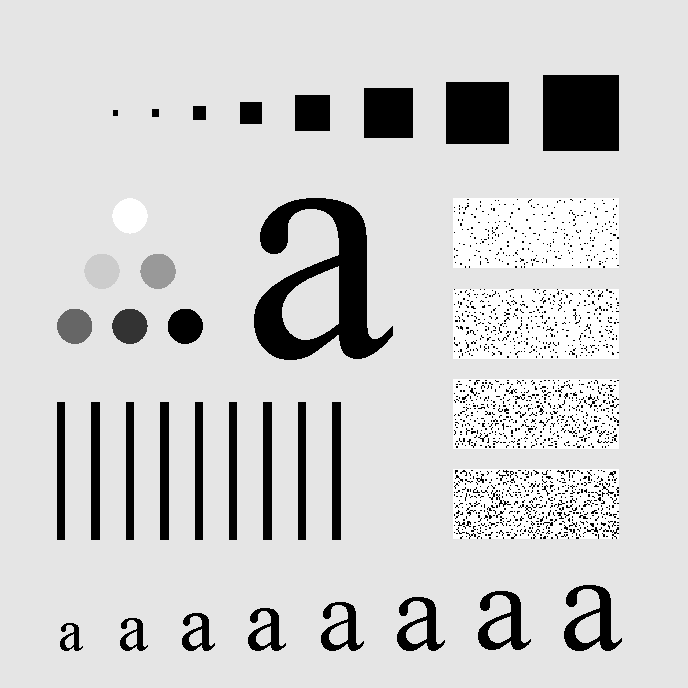
#> input picture photos/Characters Test Pattern 688x688.tif, 688 x 688 px
$ jupyter execute a-average-and-median-spatial-filters.ipynb
#> lines starting #> are read from the running program, lines starting #| are printed output that depends on the picture; after the words box and inside, x2 and y2 are one past the last pixel; in counts of white or black regions, pixels touching at a corner belong together; long printed decimals are rounded
[cell 1]
import cv2
import numpy as np
import matplotlib.pyplot as plt

[cell 2]
originalImage = cv2.imread("../photos/Characters Test Pattern 688x688.tif", cv2.IMREAD_GRAYSCALE)
#> originalImage is the input picture: shape (688, 688); min 0, max 255, mean 207.3
#originalImage = cv2.resize(originalImage, (512, 512))

[cell 3]
def addSaltPeperNoise(image, saltRatio, pepperRatio):
    noisyImage = image.copy()
    numOfPixels = image.size
    numOfSaltPixels = int(saltRatio * numOfPixels)
    numOfPepperPixels = int(pepperRatio * numOfPixels)

    for i in range(numOfSaltPixels):
        x, y = np.random.randint(0, noisyImage.shape) # (row, col) = (512, 512)
        noisyImage[x][y] = 255

    for i in range(numOfPepperPixels):
        x, y = np.random.randint(0, noisyImage.shape) # (row, col) = (512, 512)
        noisyImage[x][y] = 0

    return noisyImage

[cell 4]
def averageFilter(image, kernelSize):
    padSize = kernelSize // 2
    paddedImage = np.pad(image, (padSize, padSize), mode='constant')

    filteredImage = np.zeros_like(image)

    for i in range(image.shape[0]):
        for j in range(image.shape[1]):
            kernelRegion = paddedImage[i: i+kernelSize, j: j+kernelSize]
            average = np.mean(kernelRegion)
            filteredImage[i, j] = average

    return filteredImage

[cell 5]
def medianFilter(image, kernelSize):
    padSize = kernelSize // 2
    paddedImage = np.pad(image, (padSize, padSize), mode='constant')

    filteredImage = np.zeros_like(image)

    for i in range(image.shape[0]):
        for j in range(image.shape[1]):
            kernelRegion = paddedImage[i: i+kernelSize, j: j+kernelSize]
            median = np.median(kernelRegion)
            filteredImage[i, j] = median

    return filteredImage

[cell 6]
def calcPNSR(originalImage, degradedImage): #Peak Signal-to-Noise Ratio
    mse = np.mean((originalImage - degradedImage) ** 2) # Mean Squared Error (MSE)
    if mse == 0:
        return np.inf
    maxPixelValue = 255.0
    pnsrValue = 20 * np.log10(maxPixelValue / np.sqrt(mse))
    return round(pnsrValue, 2)

[cell 7]
def compute_psnr(image1, image2):
    image1, image2 = np.float64(image1), np.float64(image2)
    mse = np.mean((image1 - image2) ** 2)
    if mse == 0:
        return float('inf')
    psnr = 20 * np.log10(255.0) - 10 * np.log10(mse)

    print(f"comute pnsr: {20 * np.log10(255.0 / np.sqrt(mse))}")

    return round(psnr, 2)

[cell 8]
plt.figure(figsize=(10, 10))

plt.subplot(2, 2, 1)
plt.imshow(originalImage, cmap='gray')
plt.title(f"Original Image (PNSR={calcPNSR(originalImage, originalImage)})")
#> in calcPNSR, `mse = np.mean((originalImage - degradedImage) ** 2)`: mse = 0

noisyImage = addSaltPeperNoise(originalImage, 0.05, 0.15)
#> after the loop in addSaltPeperNoise, `for i in range(numOfSaltPixels):`:
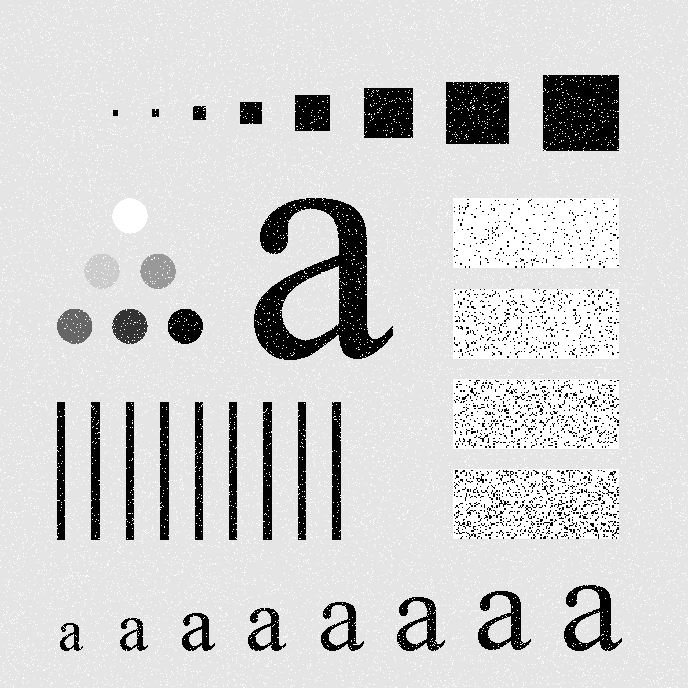
#> noisyImage: shape (688, 688); 4.44% of pixels changed, all inside (x1, y1, x2, y2) = (0, 0, 688, 688)
#> after the loop in addSaltPeperNoise, `for i in range(numOfPepperPixels):`:
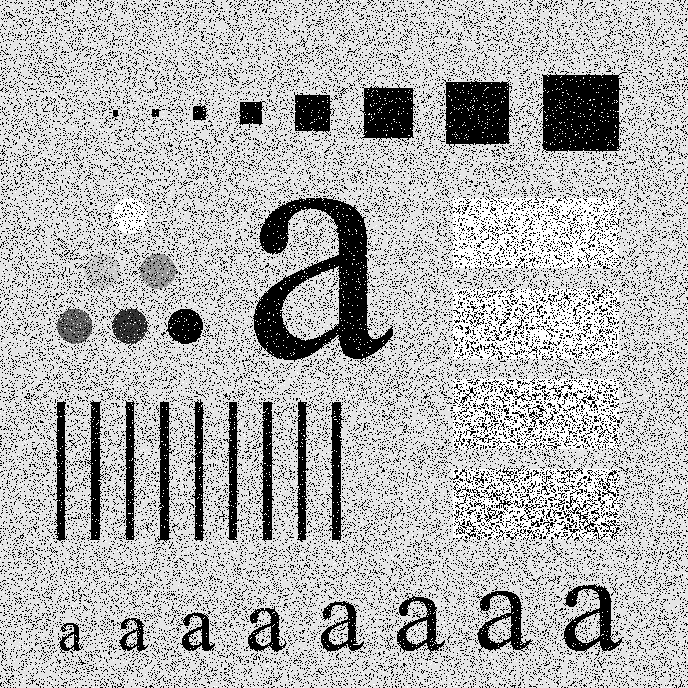
#> noisyImage: shape (688, 688); 12.59% of pixels changed, all inside (x1, y1, x2, y2) = (0, 0, 688, 688)
plt.subplot(2, 2, 2)
plt.imshow(noisyImage, cmap='gray')
plt.title(f"Noisy Image (Salt & Pepper) (PNSR={calcPNSR(originalImage, noisyImage)})")

averageFilteredImage = averageFilter(noisyImage, 5)
#> in averageFilter, `paddedImage = np.pad(image, (padSize, padSize), mode='constant')`:
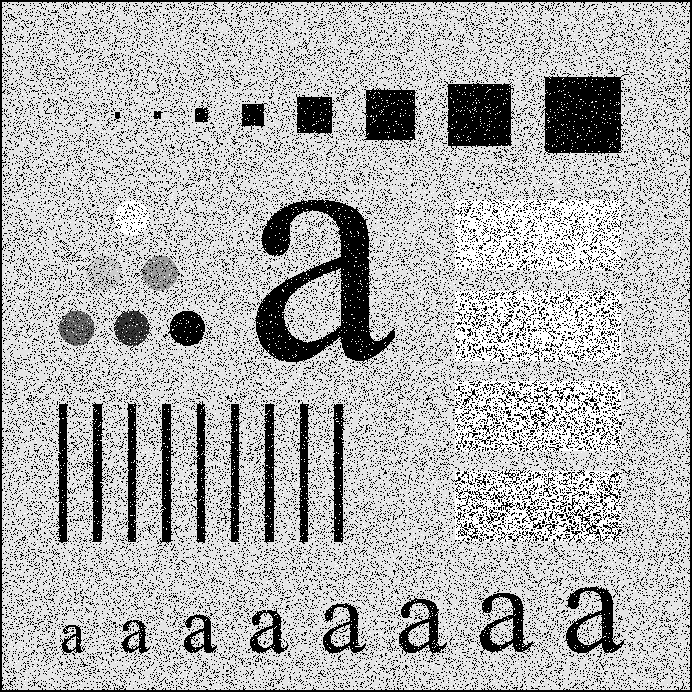
#> paddedImage: shape (692, 692); min 0, max 255, mean 178.4
#> after the loop in averageFilter, `for i in range(image.shape[0]):`:
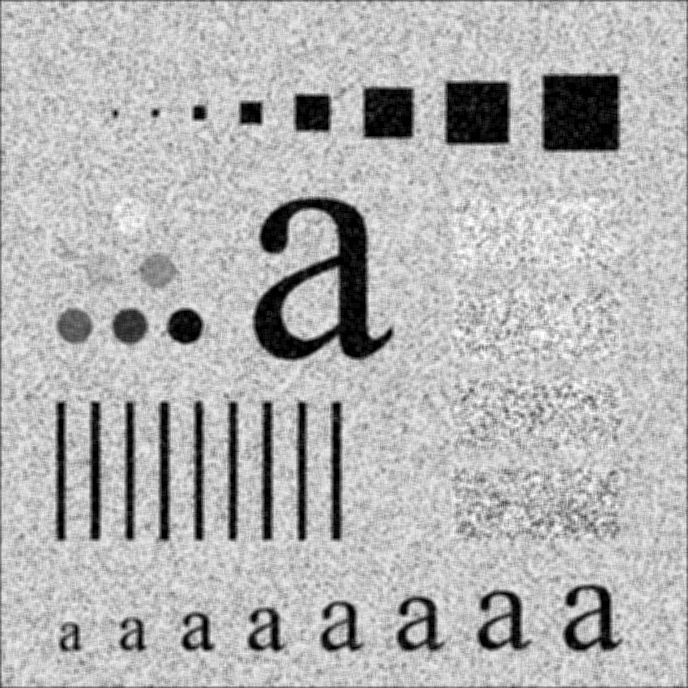
#> filteredImage: shape (688, 688); min 0, max 255, mean 179.3
plt.subplot(2, 2, 3)
plt.imshow(averageFilteredImage, cmap='gray')
plt.title(f"Average Filtered Image (PNSR={calcPNSR(originalImage, averageFilteredImage)})")

medianFilteredImage = medianFilter(noisyImage, 5)
#> after the loop in medianFilter, `for i in range(image.shape[0]):`:
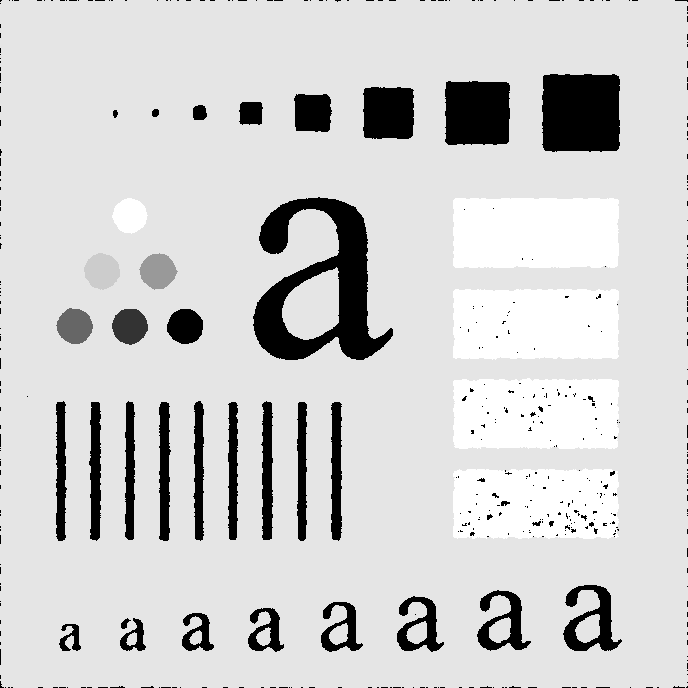
#> filteredImage: shape (688, 688); min 0, max 255, mean 208.6
plt.subplot(2, 2, 4)
plt.imshow(medianFilteredImage, cmap='gray')
plt.title(f"Median Filtered Image (PNSR={calcPNSR(originalImage, medianFilteredImage)})")

[cell 9]
plt.figure(figsize=(10, 10))

plt.subplot(2, 2, 1)
plt.imshow(originalImage, cmap='gray')
plt.title(f"Original Image (PNSR={calcPNSR(originalImage, originalImage)})")

noisyImage = addSaltPeperNoise(originalImage, 0.05, 0.15)
#> call 2 of addSaltPeperNoise, with saltRatio = 0.05, pepperRatio = 0.15
#> after the loop in addSaltPeperNoise (call 2), `for i in range(numOfSaltPixels):`:
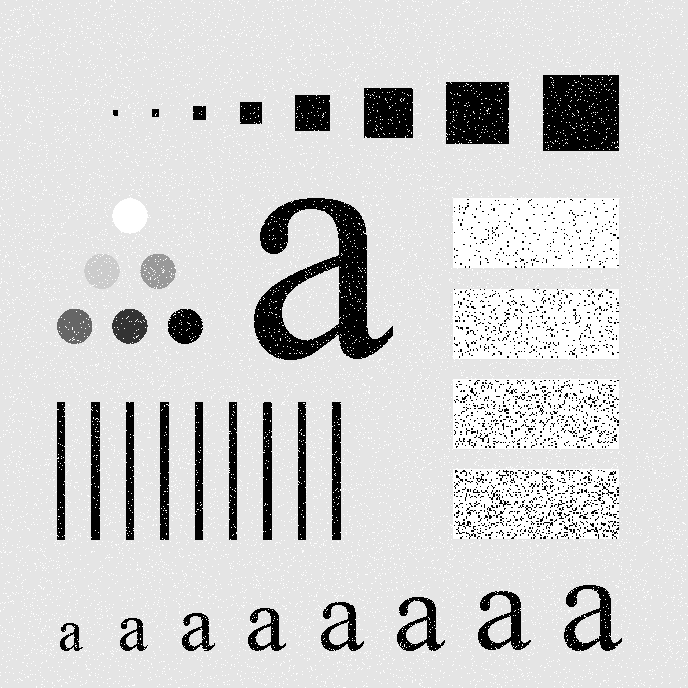
#> noisyImage: shape (688, 688); 4.43% of pixels changed, all inside (x1, y1, x2, y2) = (0, 0, 688, 688)
#> after the loop in addSaltPeperNoise (call 2), `for i in range(numOfPepperPixels):`:
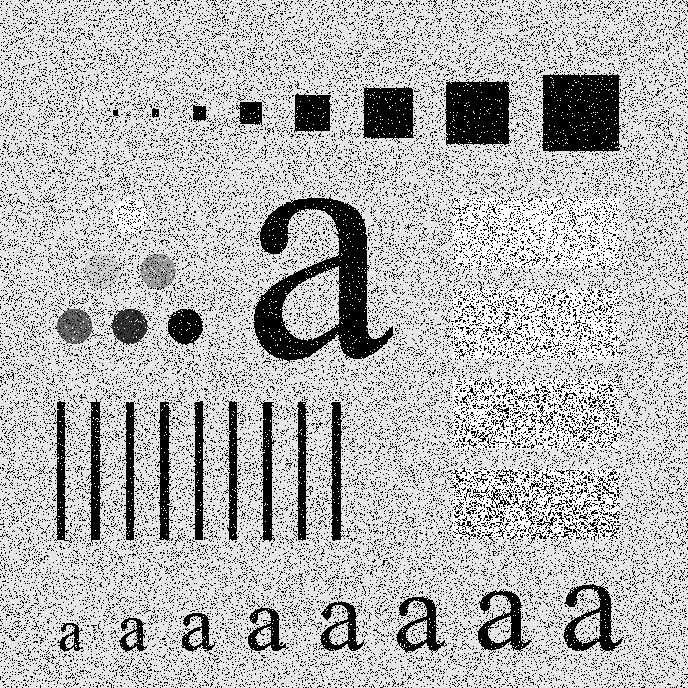
#> noisyImage: shape (688, 688); 12.54% of pixels changed, all inside (x1, y1, x2, y2) = (0, 0, 688, 688)
plt.subplot(2, 2, 2)
plt.imshow(noisyImage, cmap='gray')
plt.title(f"Noisy Image (Salt & Pepper) (PNSR={compute_psnr(originalImage, noisyImage)})")
#> in compute_psnr, `mse = np.mean((image1 - image2) ** 2)`: mse = 6957.4
#> in compute_psnr, `psnr = 20 * np.log10(255.0) - 10 * np.log10(mse)`: psnr = 9.71
#| comute pnsr: 9.706

averageFilteredImage = averageFilter(noisyImage, 5)
#> call 2 of averageFilter, with kernelSize = 5
#> in averageFilter (call 2), `paddedImage = np.pad(image, (padSize, padSize), mode='constant')`:
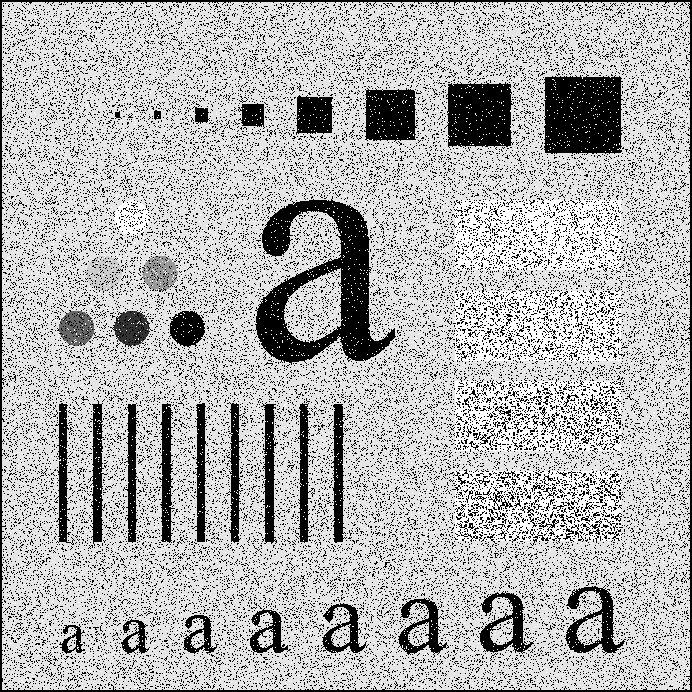
#> paddedImage: shape (692, 692); min 0, max 255, mean 178.4
#> after the loop in averageFilter (call 2), `for i in range(image.shape[0]):`:
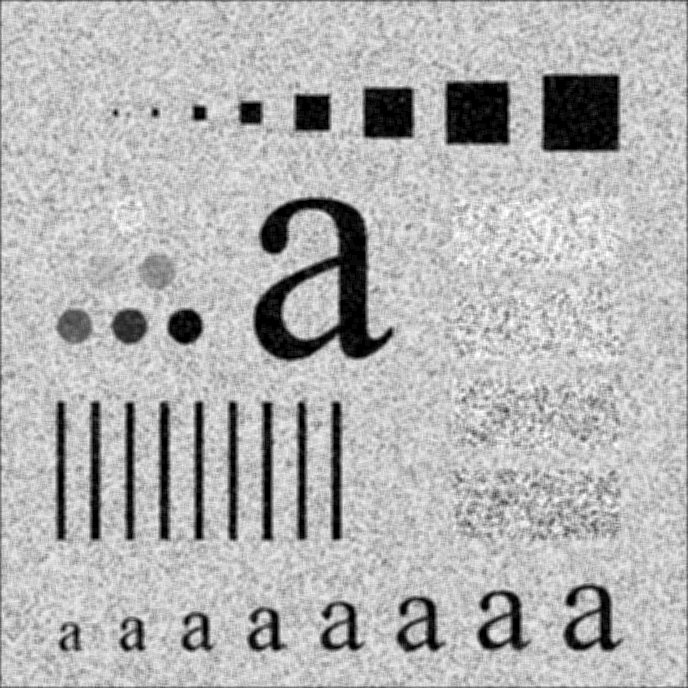
#> filteredImage: shape (688, 688); min 0, max 255, mean 179.3
plt.subplot(2, 2, 3)
plt.imshow(averageFilteredImage, cmap='gray')
plt.title(f"Average Filtered Image (PNSR={compute_psnr(originalImage, averageFilteredImage)})")
#| comute pnsr: 14.780

medianFilteredImage = medianFilter(noisyImage, 5)
#> call 2 of medianFilter, with kernelSize = 5
#> after the loop in medianFilter (call 2), `for i in range(image.shape[0]):`:
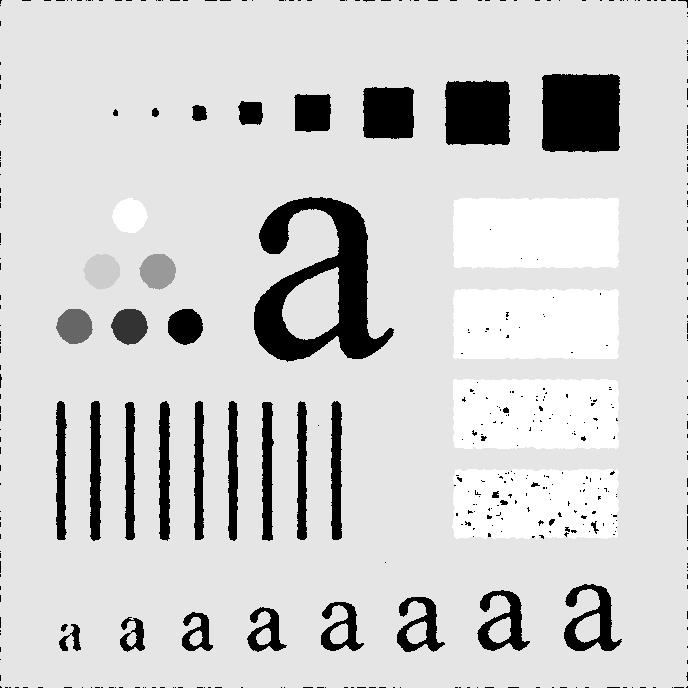
#> filteredImage: shape (688, 688); min 0, max 255, mean 208.6
plt.subplot(2, 2, 4)
plt.imshow(medianFilteredImage, cmap='gray')
plt.title(f"Median Filtered Image (PNSR={compute_psnr(originalImage, medianFilteredImage)})")
#| comute pnsr: 17.511
